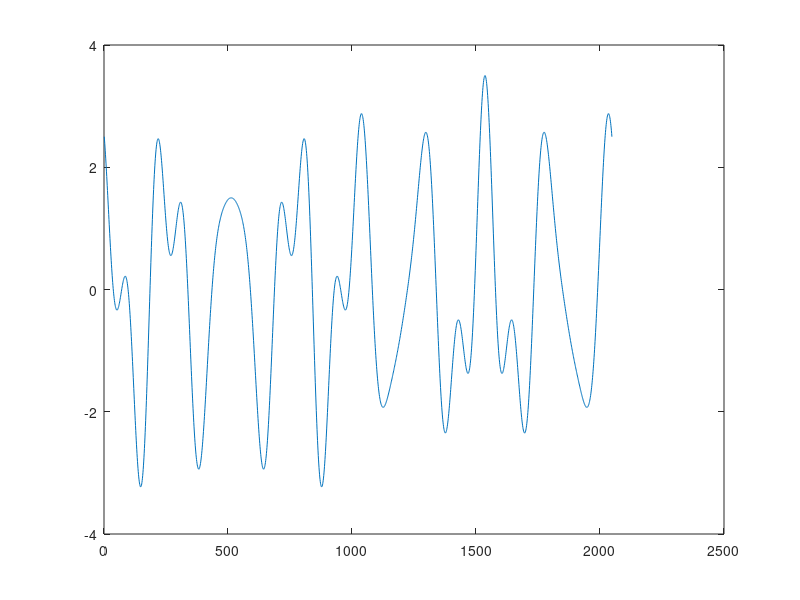
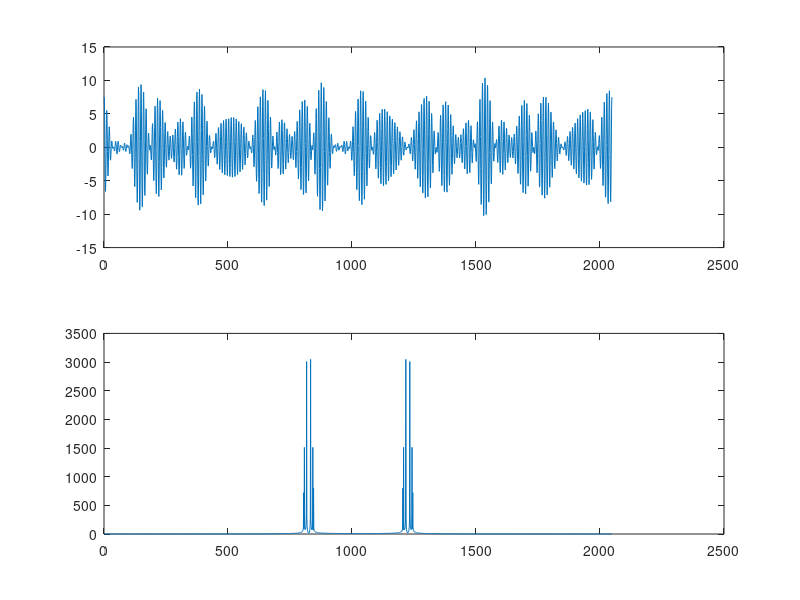
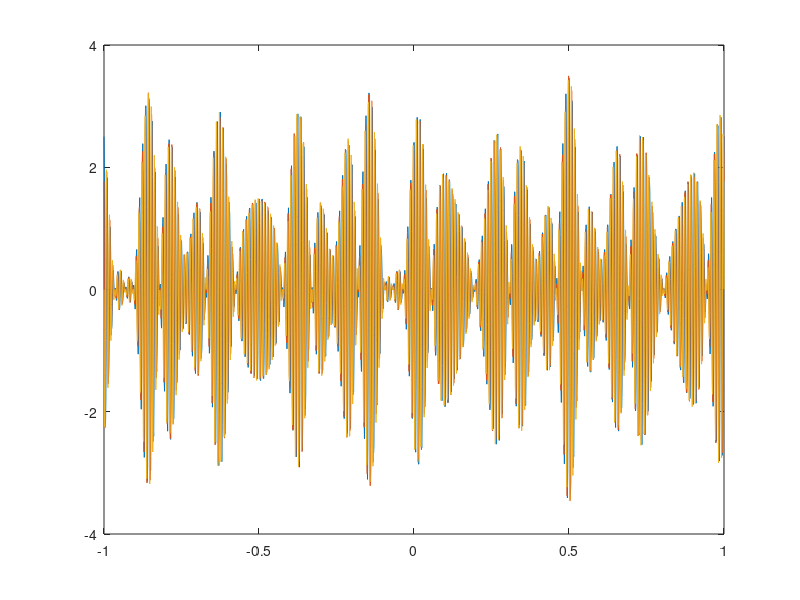
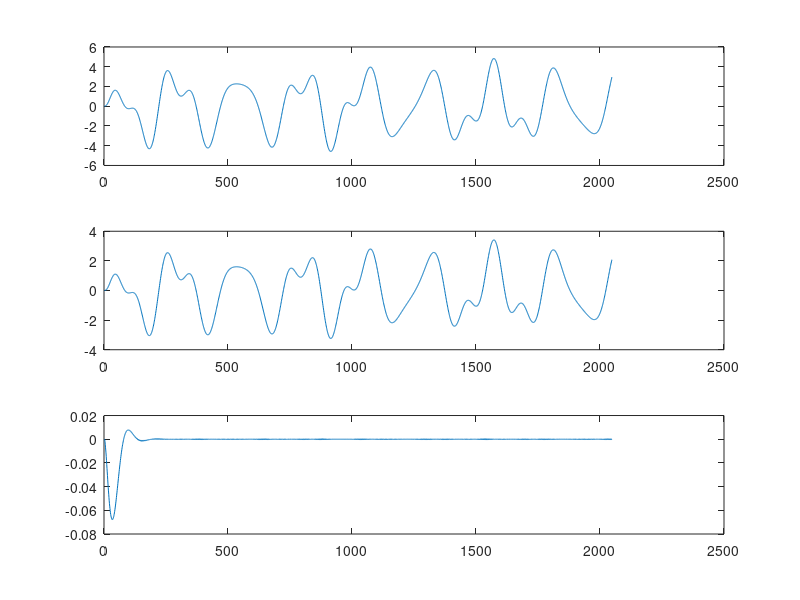

Write the MATLAB code that produced these figures, in order.
L = 2048;
tmax = 1;
tmin = -1;
Fe = L/(tmax-tmin); 
Te = 1/Fe;
t = linspace(-1,1,L);
f = (-L/2:L/2-1)/(L/Fe);

%II-a

m = 2*cos(8*pi*t) + sin(17*pi*t) + 0.5*cos(20*pi*t); % signal modulant
p = 3*cos(200*pi*t); %porteuse
s = m.*p; 
figure('Name','signal Modulant')
plot(m)



%II-b
figure('Name','Partie B')
subplot(211)
plot(s)

TF_S = fftshift(abs(fft(s,L)));
subplot(212);
plot(TF_S);




%II-C1

ol = cos(200*pi*t+0);
sm1 = m .* ol;
ol = cos(200*pi*t+pi/4);
sm2 = m .* ol;
ol = cos(200*pi*t+pi/2);
sm3 = m .* ol;


figure('Name','Partie C1')
plot(t,sm1)
hold on
plot(t,sm2)
hold on
plot(t,sm3)

%% demodulation
sdm1 = sm1 .* p;
sdm2 = sm2 .* p;
sdm3 = sm3 .* p;

TF_Sd1 = fftshift(abs(fft(sdm1,L)));
TF_Sd2 = fftshift(abs(fft(sdm2,L)));
TF_Sd3 = fftshift(abs(fft(sdm3,L)));

[B,A] = butter(3,0.02,"low");
SFm1 = filter(B,A,sdm1);
SFm2 = filter(B,A,sdm2);
SFm3 = filter(B,A,sdm3);
figure('Name','Partie C2')
subplot(311);
plot(SFm1)
subplot(312)
plot(SFm2)
subplot(313)
plot(SFm3)

figure('Name','Partie C2 FREQUENCY')
subplot(311);
plot(TF_Sd1)
subplot(312)
plot(TF_Sd2)
subplot(313)
plot(TF_Sd3)